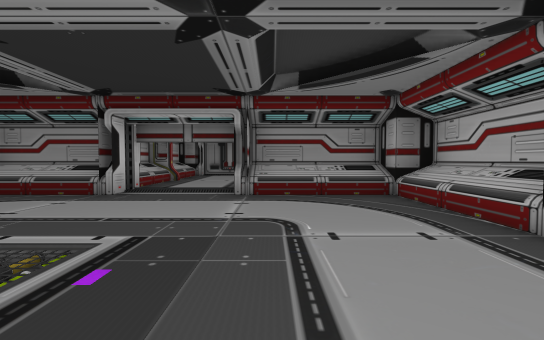
[1] (above)

20 first-person views from a walk through a 3-D level made in the Unity game engine. The camera is 1.4 m above the floor, tilts 2° down and sees 90° across. The floor is counted in squares, 2 m on a side. Each view is taken from the middle of a square. On the plan, view 1 faces up. The plan holds only what a view shows up to about 9 squares ahead; the rest is blank. The place goes on beyond the plan. The player character is not drawn.

[2]
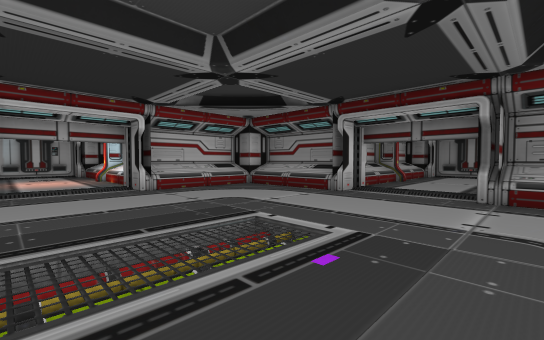

[3]
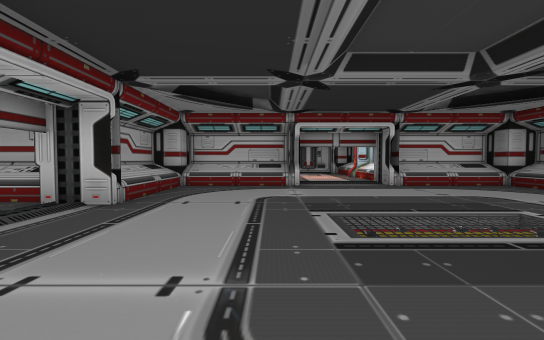

[4]
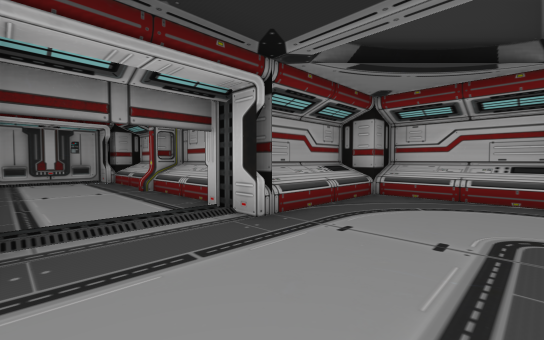

[5]
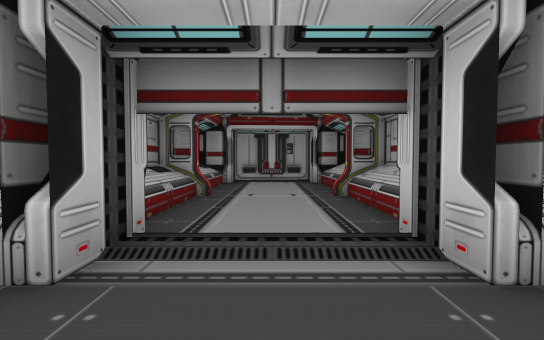

[6]
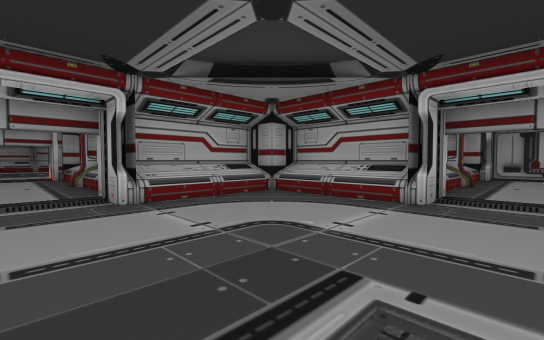

[7]
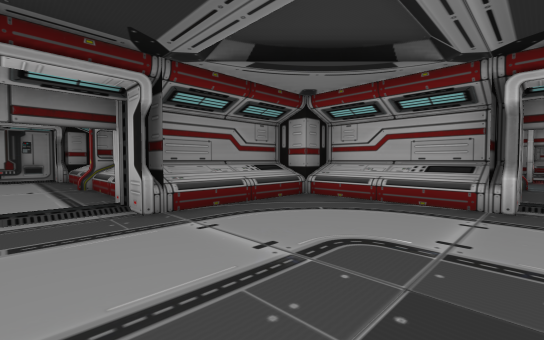

[8]
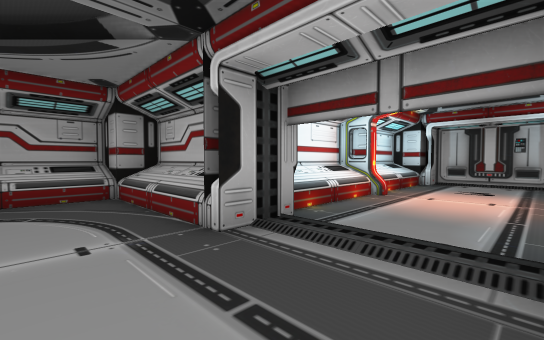

[9]
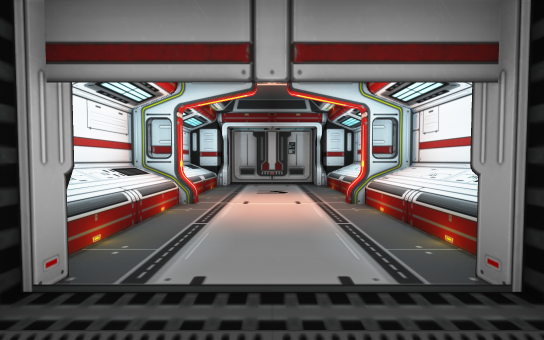

[10]
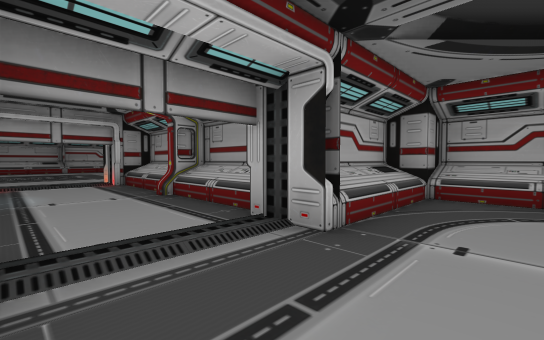

[11]
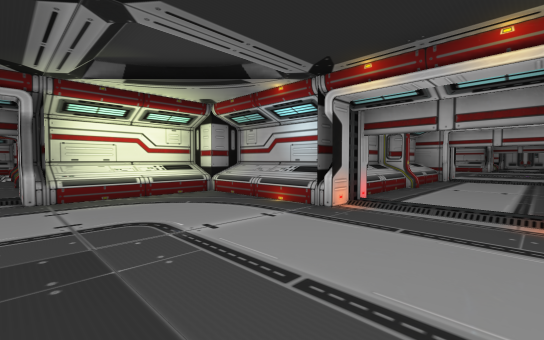

[12]
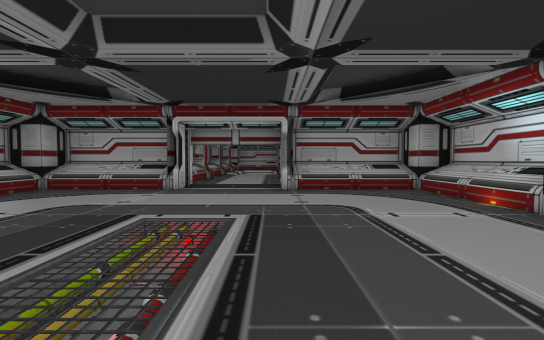

[13]
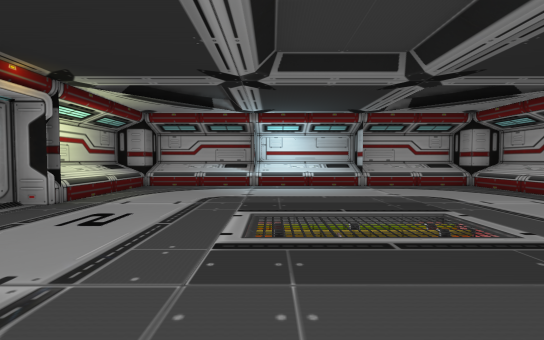

[14]
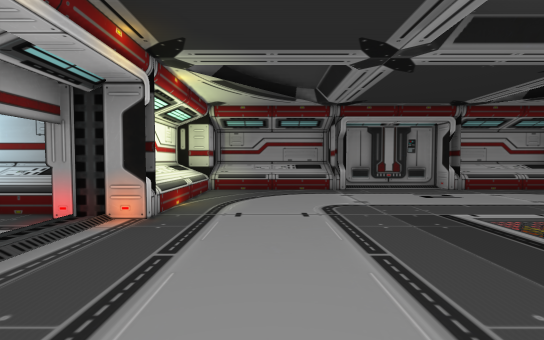

[15]
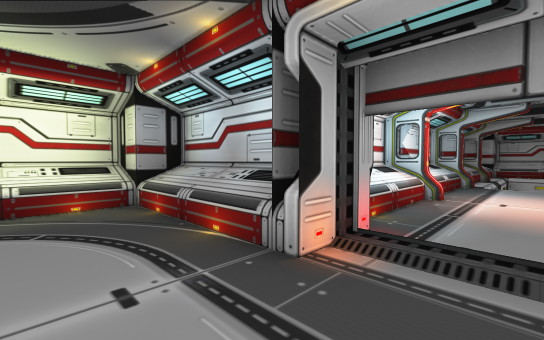

[16]
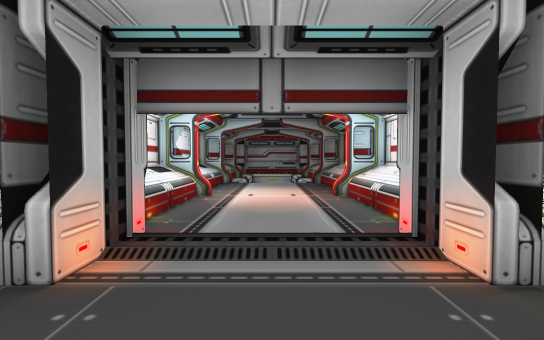

[17]
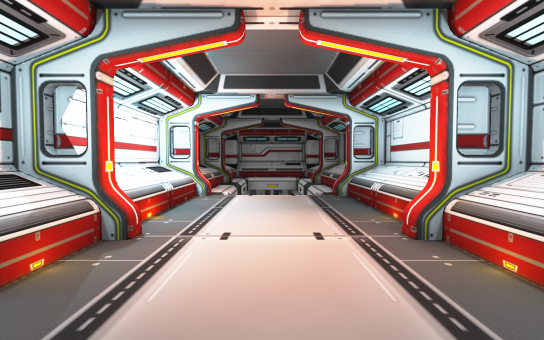

[18]
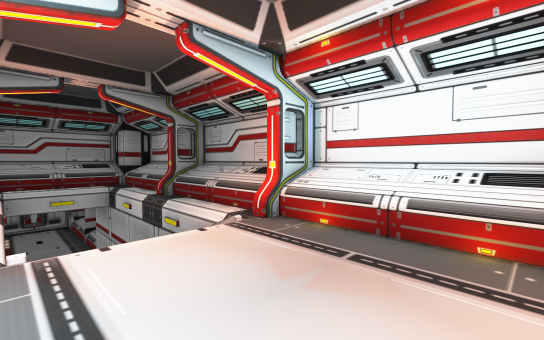

[19]
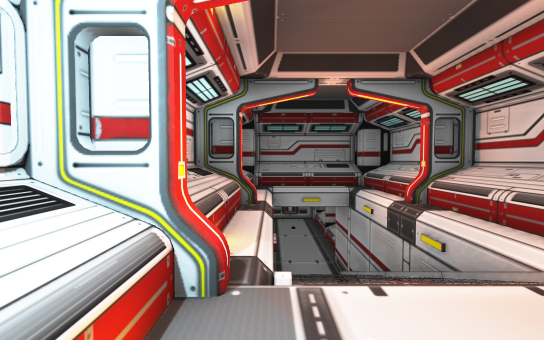

[20]
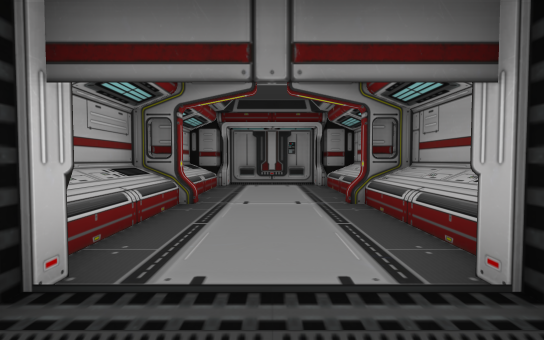

### Floor plan
Key: @ floor where view 1 was taken; # wall or solid block; . floor; / step, stairs or slope; = window, fence, low wall or low ledge; ^ raised ledge; v drop or lower ground; O other object.
Columns run from 14 left of view 1 to 20 right of it. Each row starts with its distance up from view 1.
 13           ##O##
 12           #...#
 11           #...#
 10           O...O
  9           #...#
  8           #...#
  7           #...#
  6        ####...####      #####O#####
  5        #.........#      #.........#
  4        #.........#      #.........#
  3 ###O####.........## O ###.........#
  2 #................/................#
  1 O................/................#
  0 #.............@../................#
 -1 ###O####.........###O####.........#
 -2        #.........#      #.........#
 -3        #.........#      #.........#
 -4        ####///####      ####///####
 -5           #...#            #...#
 -6           #...#            #...#
 -7           O...O            O...O
 -8           #...#            #...#
 -9           #...#            #...#
-10           #...#            O...O
-11           ##O##            #///#
-12                            ^=//^
-13                            O#/OO
-14                            ^#/O^
-15                            ^# /^
-16                            ^#/ ^
-17                            #^^^#
-18                             vvv

Positions as (right, up) in squares from view 1, and headings:
1: (0, 0), facing up
2: (0, 0), facing up-left
3: (1, -1), facing left
4: (-1, -1), facing down-left
5: (-2, -2), facing down
6: (-2, 1), facing down-right
7: (-2, 2), facing up-right
8: (-5, 2), facing down-left
9: (-6, 1), facing left
10: (1, 2), facing down-right
11: (14, 2), facing down-left
12: (14, 3), facing down
13: (12, 2), facing right
14: (12, -1), facing up
15: (15, -2), facing down-right
16: (15, -2), facing down
17: (15, -5), facing down
18: (16, -8), facing down-left
19: (16, -9), facing down
20: (-2, 5), facing up
